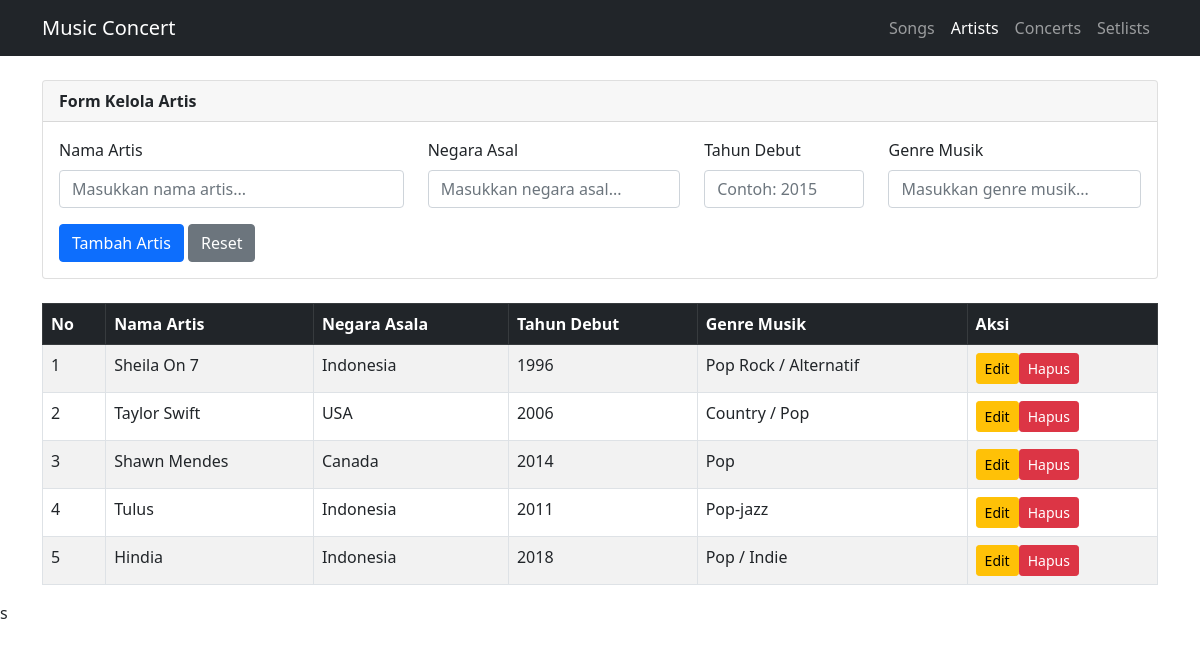
Screenshot of /artist.php with the database file from the repository.
### tables this page shows
CREATE TABLE `artist` (
  `id` int NOT NULL,
  `name` varchar(100) NOT NULL,
  `country` varchar(100) DEFAULT NULL,
  `debut_year` int DEFAULT NULL,
  `genre` varchar(100) DEFAULT NULL
);

### controllers/ArtistController.php (called while the page is built, shortened)
<?php
include ("models/Artist.php");
include ("views/ArtistView.php");
class ArtistController{
	private $artist;
	function __construct(){
		$this->artist = new Artist(Config::$db_host, Config::$db_user, Config::$db_pass, Config::$db_name);
	}
	public function index(){
		$this ->artist->open();
		$this->artist ->getArtist();
		$data = array(
			'artist' => array(), 'edit_data' => null);
		while($row = $this->artist->getResult()){
			$data['artist'][] = $row;
		}
		$view = new ArtistView();
		$view->render($data);
	}
}

### models/DB.php (called while the page is built, shortened)
<?php
class DB{
	var $db_host = "";
	var $db_user = "";
	var $db_pass = "";
	var $db_name = "";
	var $db_link = "";
	function __construct($db_host, $db_user, $db_pass, $db_name){
		$this->db_host = $db_host;
		$this->db_user = $db_user;
		$this->db_pass = $db_pass;
		$this->db_name = $db_name;
	}
	function open(){
		$this->db_link = mysqli_connect($this->db_host, $this->db_user, $this->db_pass, $this->db_name);
	}
	function execute($query){
		$this->result = mysqli_query($this->db_link, $query);
		return $this->result;
	}
}

### models/Artist.php (called while the page is built, shortened)
<?php
class Artist extends DB{
	function getArtist(){
		$query = "SELECT * FROM artist ORDER BY id DESC";
		return $this -> execute($query);
	}
}

### views/ArtistView.php (the view, shortened to what this page needs)
<?php
class ArtistView{
    public function render($data){
        $nomor = 1;
        $dataArtists = "";
        foreach ($data['artist'] as $val) {
            $dataArtists .=
            "<tr>"
                . "<td>" . $nomor++ . "</td>"
                . "<td>" . htmlspecialchars($val['name']) . "</td>"
                . "<td>" . htmlspecialchars($val['country']) . "</td>"
                . "<td>" . $val['debut_year'] . "</td>"
                . "<td>" . htmlspecialchars($val['genre']) . "</td>"
                . "<td>"
                    . ""
                    . "<a href='artist.php?id_edit=" . $val['id'] . "' class='btn btn-warning btn-sm'>Edit</a>"
                    . ""
                    . "<a href='artist.php?id_hapus=" . $val['id'] . "' class='btn btn-danger btn-sm' onclick='return confirm(\"Hapus artis ini?\")'>Hapus</a>"
                . "</td>"
            . "</tr>";
        }
    }
}

### rows the page displays
artist: name "Sheila On 7", country "Indonesia", debut_year "1996", genre "Pop Rock / Alternatif"
artist: name "Taylor Swift", country "USA", debut_year "2006", genre "Country / Pop"
artist: name "Shawn Mendes", country "Canada", debut_year "2014", genre "Pop"
artist: name "Tulus", country "Indonesia", debut_year "2011", genre "Pop-jazz"
artist: name "Hindia", country "Indonesia", debut_year "2018", genre "Pop / Indie"
